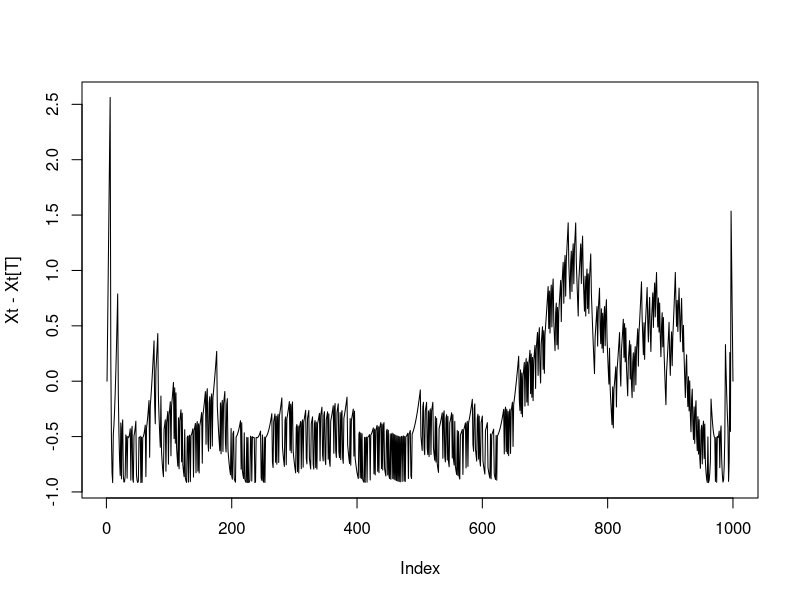

Recreate this plot in R.
# Params.
T = 1000
tau = 1000
theta0 = 0.4
theta1 = 0.2
phi = (log(1-theta1)-log(1-theta0)) / (log(theta0)-log(theta1))

# Random series.
#set.seed(123)
R = 0 + c(runif(tau) < theta0, runif(T-tau) < theta1)
R_ = rev(R)

Rbar = cumsum(R) / (1:T)
Rbar_ = cumsum(R_) / (1:T)

xlogx = function(x) {
   x[x == 0] = 1
   return(x*log(x))
}

# Likelihood
#Lt = diffinv(R*log(theta0)+(1-R)*log(1-theta0)) +
#      rev(diffinv(R_*log(theta1)+(1-R_)*log(1-theta1)))
#plot(Lt, type='l')
#Xt = diffinv(R*log(theta0/theta1) + (1-R)*log((1-theta0)/(1-theta1)))
Xt = (1:T) * (xlogx(Rbar) + xlogx(1-Rbar)) +
      rev((1:T) * (xlogx(Rbar_) + xlogx(1-Rbar_)))
plot(Xt-Xt[T], type='l')
#t = which.max(Xt)
#theta0_hat = Rbar[t]
#theta1_hat = Rbar_[T-t]
#tmp = sort(c(Rbar[t], Rbar_[T-t]))
#theta0_hat = tmp[2]
#theta1_hat = tmp[1]
#phi_hat = log((1-theta0_hat)/(1-theta1_hat)) / log((theta1_hat)/(theta0_hat))
#K = 1000
#p00 = exp(-sum(pbinom(q=floor((1:K)*phi_hat/(1+phi_hat)), size=1:K, prob=theta0_hat, lower.tail=TRUE)/(1:K)))
#print(phi_hat)
#print(p00)
#Q = matrix(rep(0, K^2), ncol=K)
#Q[1,2:K] = p00*(1-theta0_hat)^(1:(K-1))
#Q[2,1] = p00*theta0_hat
#for (m in 2:K) {
#   for (l in 2:K) {
#      if ((l-1) > phi_hat*(m-1) + 1) next
#      if ((l-1) < phi_hat*(m-1) - phi_hat) {
#         Q[l,m] = theta0_hat*Q[l-1,m] + (1-theta0_hat)*Q[l,m-1]
#      } else {
#         Q[l,m] = theta0_hat*Q[l-1,m]
#      }
#   }
#}
#print(sum(Q))
# 6.906944
